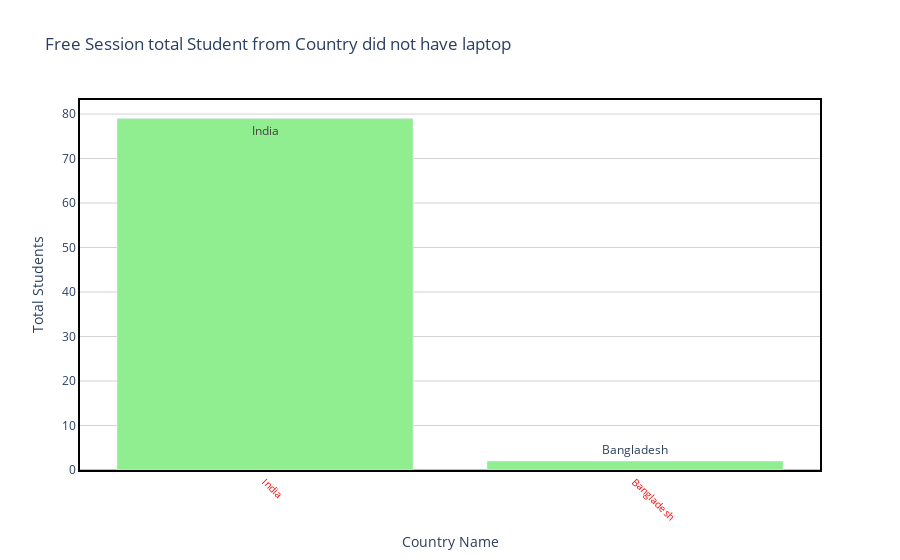

This figure's notebook cell:
### Code cell
draw_trace_bar(no_laptop_country,'Country','no_laptop_counts','Free Session total Student from Country did not have laptop ', 'Country Name','Total Students',"lightgreen")

### Figure 1 — Plotly figure (JSON) as saved in the notebook; plotly's stock layout.template omitted (floating-point values rounded to 4 significant figures)
{"data": [{"marker": {"color": "lightgreen"}, "text": ["India", "Bangladesh"], "type": "bar", "x": ["India", "Bangladesh"], "y": [79, 2]}], "layout": {"hovermode": "closest", "paper_bgcolor": "rgba(0, 0, 0, 0)", "plot_bgcolor": "rgba(0, 0, 0, 0)", "title": {"text": "Free Session total Student from Country did not have laptop "}, "xaxis": {"linecolor": "black", "linewidth": 2, "mirror": true, "showline": true, "showticklabels": true, "tickangle": 45, "tickfont": {"color": "red", "size": 10}, "title": {"text": "Country Name"}, "zeroline": true, "zerolinecolor": "grey", "zerolinewidth": 1}, "yaxis": {"gridcolor": "lightgrey", "linecolor": "black", "linewidth": 2, "mirror": true, "showline": true, "title": {"text": "Total Students"}, "zeroline": true, "zerolinecolor": "grey", "zerolinewidth": 1}}}
